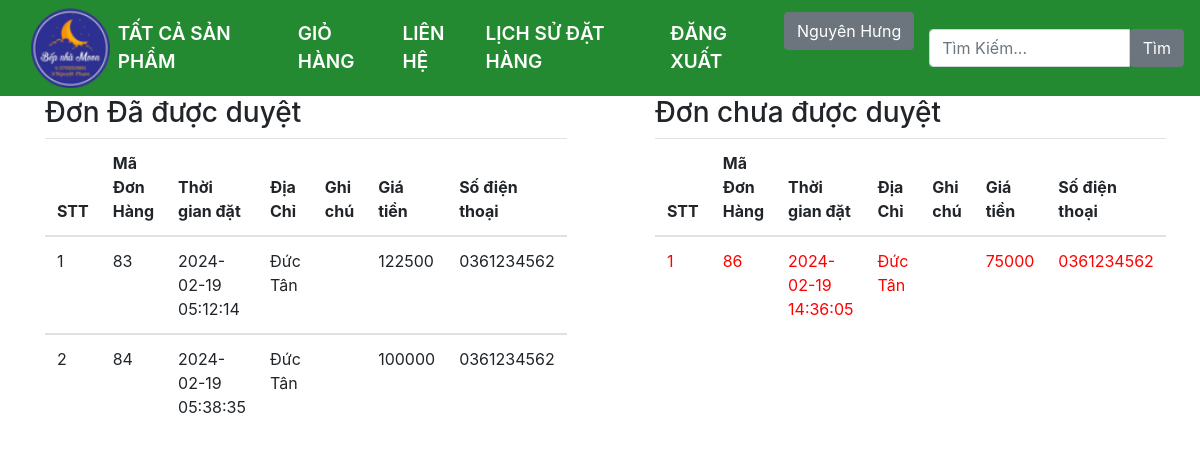
Screenshot of /historyOrder.php (signed in) with the database file from the repository.
### tables this page shows
CREATE TABLE `hoadon` (
  `ID_HoaDon` int(11) NOT NULL,
  `ID_ThanhVien` int(11) NOT NULL,
  `ThoiGianLap` datetime NOT NULL,
  `DiaChi` varchar(30) NOT NULL,
  `GhiChu` varchar(30) NOT NULL,
  `GiaTien` float NOT NULL,
  `SoDienThoai` varchar(10) NOT NULL,
  `XuLy` tinyint(1) NOT NULL
);

### historyOrder.php (the view, shortened to what this page needs)
<?php
include("conection.php");
if (isset($_SESSION['ID_ThanhVien'])) {
  $ID_ThanhVien=$_SESSION['ID_ThanhVien'];
  $sql_getOrder="SELECT * FROM hoadon where hoadon.ID_ThanhVien=$ID_ThanhVien and hoadon.XuLy='1' ";
$query_getOrder=mysqli_query($mysqli,$sql_getOrder);
$sql_NoOrder="SELECT * FROM hoadon where hoadon.ID_ThanhVien=$ID_ThanhVien and hoadon.XuLy!='1' ";
$query_NoOrder=mysqli_query($mysqli,$sql_NoOrder);
}
?>
<!DOCTYPE html>
<html>
<head>
  <link rel="stylesheet"  href="bootstrap/css/bootstrap.min.css">
  <link rel="stylesheet"  href="bootstrap/css/bootstrap.css">
  <link rel="stylesheet"  href="bootstrap/js/bootstrap.bundle.js">
  <link rel="stylesheet"  href="bootstrap/js/bootstrap.bundle.min.js">
  <link rel="stylesheet"  href="style.css">
  <link rel="stylesheet"  href="themify-icons/themify-icons.css">
</head>
<body>
  <div class="menu sticky-top ">
    <nav class="navbar navbar-expand-lg header-custom" style="background-color: #248A32;">
      <div class="container-fluid font-header-custom" >
        <a class="navbar-branch" href="index.php">
          <img src="image/logo/logo.png" height="80">
        </a>
        <div class="collapse navbar-collapse" id="collapsibleNavbar">
          <ul class="navbar-nav me-auto mb-2 mb-lg-0" >
           <?php if(isset($_SESSION['TenDangNhap'])) { ?>
            <li class="nav-item" >
              <a class="nav-link active"  href="sanpham/index.php" style="color:white;">TẤT CẢ SẢN PHẨM</a>
            </li>
            <li class="nav-item">
              <a class="nav-link active"  href="cart/index.php" style="color:white;">GIỎ HÀNG</a>
            </li>
            <?php
          }else{
            ?>
            <a class="nav-link active"  href="sanpham/index.php" style="color:white;">TẤT CẢ SẢN PHẨM</a>
            <?php
          }
          ?>
          <?php if(isset($_SESSION['TenDangNhap'])) { ?>
            <li class="nav-item">
              <a class="nav-link" href="contact.php?id=<?php echo $_SESSION['ID_ThanhVien']?>" style="color:white;">LIÊN HỆ</a>
            </li>
            <li class="nav-item" >
              <a class="nav-link active"  href="#" style="color:white;">LỊCH SỬ ĐẶT HÀNG</a>
            </li>
            <li class="nav-item">
              <a class="nav-link" href="ThanhVien/logout.php" style="color:white;">ĐĂNG XUẤT</a>
            </li>
            <li class="nav-item" style="float: right;">
              <a type="button" class="btn btn-secondary" style="color:white;" href="ThanhVien/profile.php?id=<?php echo $_SESSION['ID_ThanhVien']?>"></span> <?php echo $_SESSION['HoVaTen']?></a>
            </li>
          <?php } else {?>
            <li><a type="button" class="btn btn-secondary" href="ThanhVien/login.php" style="color:white;">&nbsp;ĐĂNG NHẬP  </a></li>
            <h8 > Bạn chưa đăng nhập? hãy đăng nhập để mua hàng</h8>
          <?php }?>
        </ul>
      </div>
    </div>
    <form action="sanpham/actionSanPham.php?TimKiem" class="navbar-form navbar-right" method="POST">
     <div class="input-group">
       <input type="Search" placeholder="Tìm Kiếm..." class="form-control" name="tukhoa">
       <div class="input-group-btn">
        <input type="submit" class="btn btn-secondary" name='tim' value="Tìm" >
      </div>
    </div>
  </form>
</nav>
</div>
<div class="container">
  <div class="duyet" style="width:500px; float:left;" >
    <h3>Đơn Đã được duyệt</h3>
  <table class="table">
    <thead>
      <tr>
        <th scope="col">STT</th>
        <th scope="col">Mã Đơn Hàng</th>
        <th scope="col">Thời gian đặt</th>
        <th scope="col">Địa Chỉ</th>
        <th scope="col">Ghi chú</th>
        <th scope="col">Giá tiền</th>
        <th scope="col">Số điện thoại</th>
      </tr>
    </thead>
      <tbody >
      <?php
      if (isset($_SESSION['ID_ThanhVien'])) {
        $i=0;
    while($row_getOrder = mysqli_fetch_array($query_getOrder)){
        $i++;
    ?>
          <td><?php echo $i ?></td>
          <td><?php echo $row_getOrder['ID_HoaDon']; ?></td>
          <td><?php echo $row_getOrder['ThoiGianLap']; ?></td>
          <td><?php echo $row_getOrder['DiaChi']; ?></td>
          <td><?php echo $row_getOrder['GhiChu']; ?></td>
          <td><?php echo $row_getOrder['GiaTien']; ?></td>
          <td><?php echo $row_getOrder['SoDienThoai']; ?></td>
    </tbody>
 <?php
        }
      }else{
        ?>
        <h4>Không có lịch sử đặt hàng</h4>
        <?php
      }
      ?>
  </table>
  </div>
  <div class="duyet" style="width:500px; float:right">
    <h3>Đơn chưa được duyệt</h3>
  <table class="table">
    <thead>
      <tr>
        <th scope="col">STT</th>
        <th scope="col">Mã Đơn Hàng</th>
        <th scope="col">Thời gian đặt</th>
        <th scope="col">Địa Chỉ</th>
        <th scope="col">Ghi chú</th>
        <th scope="col">Giá tiền</th>
        <th scope="col">Số điện thoại</th>
      </tr>
    </thead>
      <tbody >
      <?php
      if (isset($_SESSION['ID_ThanhVien'])) {
        $i=0;
    while($row_NoOrder = mysqli_fetch_array($query_NoOrder)){
        $i++;
    ?>
          <td style="color: red;"><?php echo $i ?></td>
          <td style="color: red;"><?php echo $row_NoOrder['ID_HoaDon']; ?></td>
          <td style="color: red;"><?php echo $row_NoOrder['ThoiGianLap']; ?></td>
          <td style="color: red;"><?php echo $row_NoOrder['DiaChi']; ?></td>
          <td style="color: red;"><?php echo $row_NoOrder['GhiChu']; ?></td>
          <td style="color: red;"><?php echo $row_NoOrder['GiaTien']; ?></td>
          <td style="color: red;"><?php echo $row_NoOrder['SoDienThoai']; ?></td>
    </tbody>
 <?php
        }
      }else{
        ?>
        <h4>Không có lịch sử đặt hàng</h4>
        <?php
      }
      ?>
  </table>
  </div>
</div>
</body>
</html>

### style.css (style rules this page uses)
.header-custom { background-color: #CCFFFF }
.font-header-custom { font-weight: 600; font-size: 19px }

### rows the page displays
hoadon: ID_HoaDon "83", ThoiGianLap "2024-02-19 05:12:14", DiaChi "Đức Tân", GiaTien "122500", SoDienThoai "0361234562"
hoadon: ID_HoaDon "84", ThoiGianLap "2024-02-19 05:38:35", DiaChi "Đức Tân", GiaTien "100000", SoDienThoai "0361234562"
hoadon: ID_HoaDon "86", ThoiGianLap "2024-02-19 14:36:05", DiaChi "Đức Tân", GiaTien "75000", SoDienThoai "0361234562"

### other values shown
$_SESSION['HoVaTen'] "Nguyên Hưng"
